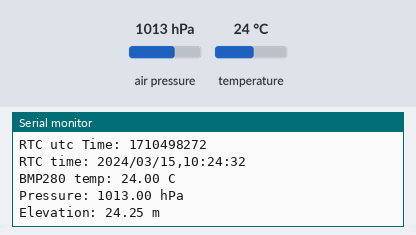
Recording of a sketch running on a simulated Arduino Nano, built with avr-gcc and run on an emulated ATmega328P. On the bench: the last lines printed to the serial monitor. Inputs (shaded band) come from the test bench; at power-on: air pressure 1013 hPa, temperature 24 °C. The local clock reads 2024-03-15 10:24:30 at power-on unless the sketch sets it; storage starts empty.

Above: at 3.3 s.
3.4 s: air pressure set to 952 hPa
7.2 s: temperature set to 12 °C
At 8.3 s:
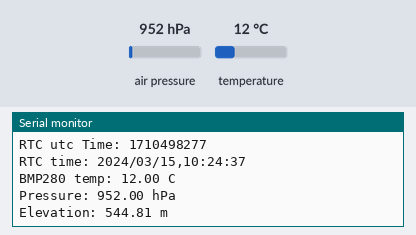
11.0 s: air pressure set to 975 hPa
At 13.8 s:
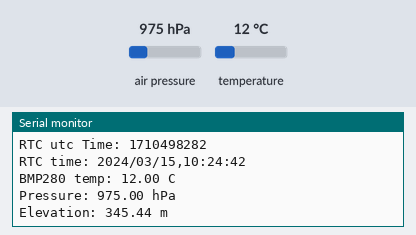
Timing chart, 0 to 15.3 s (numbered marks = the images above; inputs shaded):
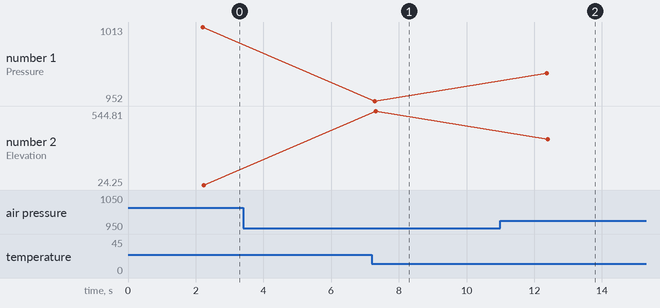

The sketch:

Adafruit_SD_card_code_with_BMP280_pressure_sensor.ino
```cpp
/* Starter code for the Nano Data Logger. @file NanoDataLoggerBMPv4.ino
The Nano Logger is an Arduino Nano with data logging shield with realtime clock (RTC) and microSD socket.
For use with a BMP280 I2C sensor for barometric pressure and temperature.
The components are not slept between read/write events so a sustained power source is required for
longterm operation (small batteries last just a couple of days).
Saves and displays data every x seconds (modify near line 32).
C. Fastie 12/2017
*/
#include <SdFat.h>                            // https://github.com/greiman/SdFat/
#include  <SPI.h>
#include <Wire.h>
#include <RTClib.h>                           // library from https://github.com/adafruit/RTClib
#include <Adafruit_Sensor.h>                  // https://github.com/adafruit/Adafruit_Sensor
#include <Adafruit_BMP280.h>                  // https://github.com/adafruit/Adafruit_BMP280_Library
Adafruit_BMP280 bmp;                          // The BMP280 will be an I2C device, and "bmp" is the object.
       // The following two lines allow code in the BMP280 library to compute altitude from pressure.
       // Before use, change the hgInches variable to the actual sealevel barometric pressure.
       // Consult a weather website for the current value. Then save and load the sketch onto the Nano.
float hgInches = 30.00;                       // Enter the sealevel barometric pressure here (xx.xx inches Hg)
#define SEALEVELPRESSURE_HPA (hgInches/0.02952998751)      // hPa=(inches Hg)/0.02952998751
RTC_DS1307 RTC;                               // The real time clock object is "RTC"
#define DS1307_I2C_ADDRESS 0x68
SdFat SD;                                     // The SdFat object is "SD"
#define MOSIpin 11                            // For SD card
#define MISOpin 12                            // For SD card
const int chipSelect = 10;                    // CS pin for the SD card
char tmeStrng[ ] = "0000/00/00,00:00:00";     // a template for a data/time string
float BMPt;
float BMPp;
float BMPa;
long utc;
unsigned long logSeconds = 5;                  // ****** Enter ****** the number of seconds between logging events
unsigned long logMillis = logSeconds * 1000;

void setup() {
  Serial.begin(9600);              // Open serial communications and wait for port to open:
  Wire.begin();                    // initialize the I2C interface
  RTC.begin();                     // initialize the RTC
      // Uncomment the line below and load the sketch to the Nano to set the RTC time. Then the line must
      // be commented out and the sketch loaded again or the time will be wrong.
//  RTC.adjust(DateTime((__DATE__), (__TIME__)));    //sets the RTC to the time the sketch was compiled.

  while (!Serial) {
    ;                              // wait for serial port to connect. Needed for native USB port only
  }
  Serial.println("NanoDataLoggerBMPv4 first tests");
  Serial.print("Sealevel pressure used is ");
  Serial.println(hgInches);
  Serial.print("Find SD card: ");          // initialize and display the status of the SD card:
  if (!SD.begin(chipSelect)) {
    Serial.println("Card failed");
    while(1);
  }
  Serial.println(" SD card OK");
  Serial.print("Logging to microSD card every ");
  Serial.print(logSeconds);
  Serial.println(" seconds.");
  Serial.print("Which equals ");
  Serial.print(logMillis);
  Serial.println(" milliseconds.");
  Serial.println();
                                           //print a header to the data file with column headings
  File dataFile = SD.open("datalog.txt", FILE_WRITE);
  if (dataFile) {                          // if the file is available, write to it:
    dataFile.println("NanoDataLogger_bmp first tests");
    dataFile.print("Sealevel pressure used is ");
    dataFile.println(hgInches);
    dataFile.println("Date,Time,UTCtime,Temp_C,Pressure_hPa,Altitude_M");
    dataFile.close();
  }
  else {
    Serial.println("file error");          // if the file is not open, display an error:
  }
    bool status;                           // initialize the BMP280 sensor and display the status
    status = bmp.begin(0x76);              // the I2C address of these BMP280 sensors is 0x76;
    if (!status) {
        Serial.println("No BMP280");
        while (1);
    }
    delay(2000);                           // Wait so the sensor can initialize
}                                          // end of setup
void loop()
{
    BMPt = (bmp.readTemperature());                               // read the temperature
    BMPp = (bmp.readPressure() / 100.0F);                         // read the pressure
    BMPa = (bmp.readAltitude(SEALEVELPRESSURE_HPA));              // compute the altitude
    DateTime now = RTC.now();                                     // read the time from the RTC
    utc = (now.unixtime());
    sprintf(tmeStrng, "%04d/%02d/%02d,%02d:%02d:%02d", now.year(), now.month(), now.day(), now.hour(), now.minute(), now.second()); // [added seconds]

    Serial.print("RTC utc Time: ");                               // Display results on the serial monitor:
    Serial.print(now.unixtime());
    Serial.println();
    Serial.print("RTC time: ");
    Serial.println(tmeStrng);
    Serial.print("BMP280 temp: ");
    Serial.print(BMPt);
    Serial.println(" C");
    Serial.print("Pressure: ");
    Serial.print(BMPp);
    Serial.println(" hPa");
    Serial.print("Elevation: ");
    Serial.print(BMPa);
    Serial.println(" m");
    Serial.println();
                                                                // write the data to the SD card:
    File dataFile = SD.open("datalog.txt", FILE_WRITE);         // if the file is available, write to it:
      dataFile.print(tmeStrng);dataFile.print(",");
      dataFile.print(utc);dataFile.print(",");
      dataFile.print(BMPt);dataFile.print(",");
      dataFile.print(BMPp);dataFile.print(",");
      dataFile.println(BMPa);
      dataFile.flush();                                        // wait for serial data to complete transmission
      dataFile.close();
    delay(logMillis);                                          // Write data every logMillis/1000 seconds
}                                                              // end of the MAIN LOOP
```

Measured:
- after the input at 7.2 s, the serial monitor: prints a new line after 0.07 s (image 1)
- after the input at 11.0 s, the serial monitor: prints a new line after 1.4 s (image 2)
- plotted number 1: 952 → 975 after the input at 11.0 s
- plotted number 2: 544.81 → 345.44 after the input at 11.0 s
